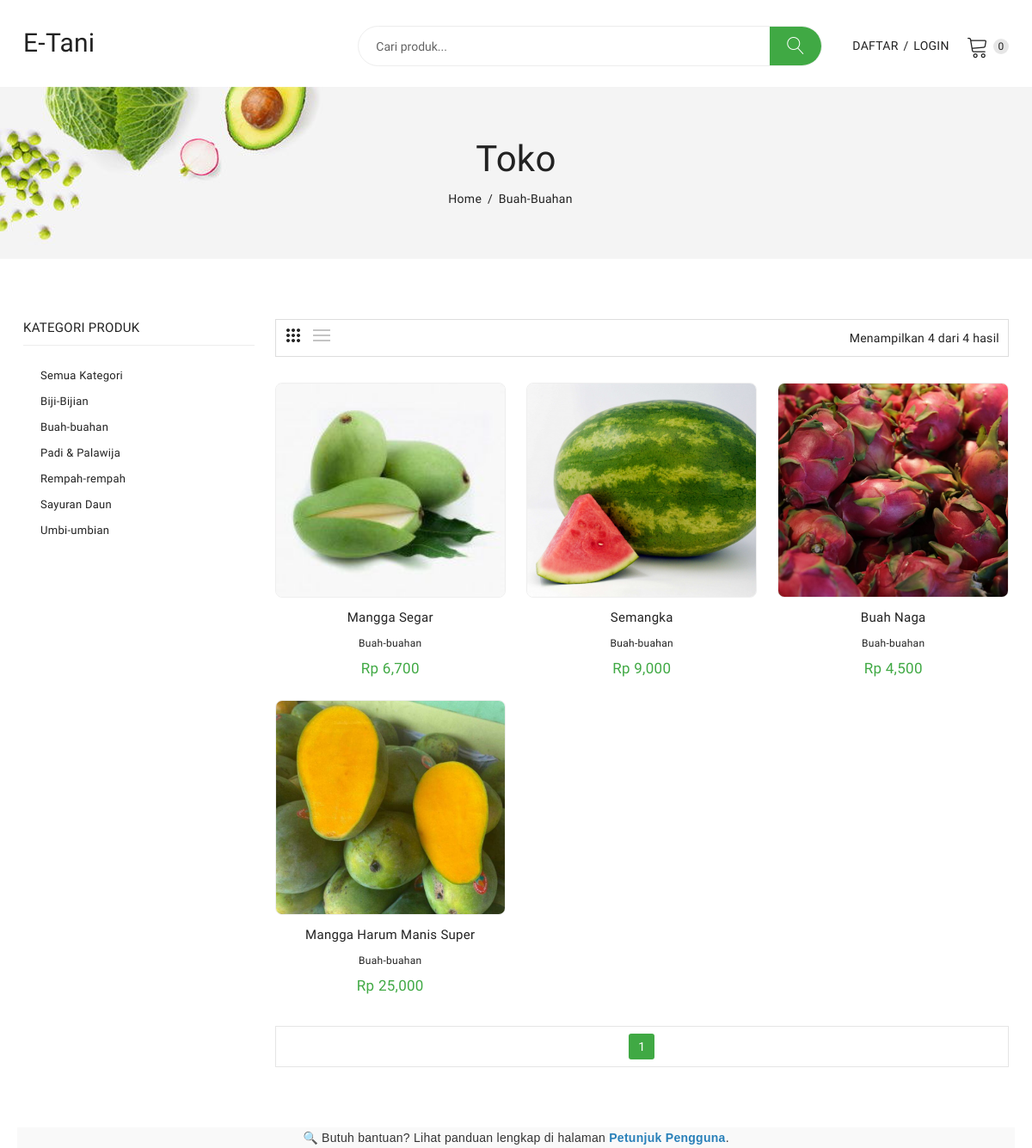
Page /index.php?kategori=2 on the committed database.
### tables this page shows
CREATE TABLE `kategori_produk` (
  `id_kategori` int(11) NOT NULL,
  `nama_kategori` varchar(100) NOT NULL
);

CREATE TABLE `produk` (
  `id_produk` int(11) NOT NULL,
  `id_petani` int(11) NOT NULL,
  `id_kategori` int(11) NOT NULL,
  `nama_produk` varchar(255) NOT NULL,
  `deskripsi` text NOT NULL,
  `harga` decimal(10,0) NOT NULL,
  `satuan` varchar(20) NOT NULL COMMENT 'Contoh: kg, ikat, buah',
  `stok` int(11) NOT NULL,
  `foto_produk` varchar(255) NOT NULL,
  `status_produk` enum('Tersedia','Habis') NOT NULL DEFAULT 'Tersedia',
  `tgl_upload` timestamp NULL DEFAULT current_timestamp(),
  `minimum_pembelian` int(11) DEFAULT 1
);

### index.php (the view, shortened to what this page needs)
<?php
include 'header.php';
$halaman_aktif = isset($_GET['halaman']) ? (int)$_GET['halaman'] : 1;
$limit = 9;
$offset = ($halaman_aktif - 1) * $limit;
$where_clause = "WHERE produk.status_produk = 'Tersedia'";
$kategori_aktif = '';
$kategori_param = '';
$search_param = '';
if (isset($_GET['kategori']) && !empty($_GET['kategori'])) {
    $id_kategori_filter = (int)$_GET['kategori'];
    $where_clause .= " AND produk.id_kategori = $id_kategori_filter";
    $kategori_param = '&kategori=' . $id_kategori_filter;
    $q_kategori = $con->query("SELECT nama_kategori FROM kategori_produk WHERE id_kategori = $id_kategori_filter");
    if ($q_kategori && $q_kategori->num_rows > 0) {
        $data_kategori = $q_kategori->fetch_assoc();
        $kategori_aktif = $data_kategori['nama_kategori'];
    }
}
$sort_option = isset($_GET['sort']) ? $_GET['sort'] : 'newness';
$sort_param = '&sort=' . $sort_option;
$order_by_clause = "ORDER BY ";
switch ($sort_option) {
    default:
        $order_by_clause .= "produk.tgl_upload DESC";
        break;
}
$query_total = "SELECT COUNT(*) AS total FROM produk $where_clause";
$result_total = $con->query($query_total);
$total_produk = $result_total->fetch_assoc()['total'];
$jumlah_halaman = ceil($total_produk / $limit);
$query_produk = "SELECT produk.*, kategori_produk.nama_kategori FROM produk JOIN kategori_produk ON produk.id_kategori = kategori_produk.id_kategori $where_clause $order_by_clause LIMIT $limit OFFSET $offset";
$ambil_produk = $con->query($query_produk);
?>
<div class="breadcrumbs_area">
    <div class="container">
        <div class="row">
            <div class="col-12">
                <div class="breadcrumb_content">
                    <h3>Toko</h3>
                    <ul>
                        <li><a href="index.php">home</a></li>
                        <li>
                            <?php
                            if (!empty($kategori_aktif)) {
                                echo $kategori_aktif;
                            } elseif (isset($_GET['q'])) {
                                echo 'Hasil Pencarian: "' . htmlspecialchars($_GET['q']) . '"';
                            } else {
                                echo "Semua Produk";
                            }
                            ?>
                        </li>
                    </ul>
                </div>
            </div>
        </div>
    </div>
</div>
<div class="shop_area shop_reverse mt-70 mb-70">
    <div class="container">
        <div class="row">
            <div class="col-lg-3 col-md-12">
                <aside class="sidebar_widget">
                    <div class="widget_inner">
                        <div class="widget_list widget_categories">
                            <h3>Kategori Produk</h3>
                            <ul>
                                <li><a href="index.php">Semua Kategori</a></li>
                                <?php
                                $ambil_kategori_sidebar = $con->query("SELECT * FROM kategori_produk ORDER BY nama_kategori ASC");
                                while ($kat = $ambil_kategori_sidebar->fetch_assoc()) {
                                ?>
                                    <li><a href="index.php?kategori=<?= $kat['id_kategori']; ?>"><?= $kat['nama_kategori']; ?></a></li>
                                <?php } ?>
                            </ul>
                        </div>
                    </div>
                </aside>
            </div>
            <div class="col-lg-9 col-md-12">
                <div class="shop_toolbar_wrapper">
                    <div class="shop_toolbar_btn">
                        <button data-role="grid_3" type="button" class="active btn-grid-3" data-toggle="tooltip" title="3"></button>
                        <button data-role="grid_list" type="button" class="btn-list" data-toggle="tooltip" title="List"></button>
                    </div>
                    <div class="page_amount">
                        <p>Menampilkan <?= $ambil_produk->num_rows ?> dari <?= $total_produk ?> hasil</p>
                    </div>
                </div>
                <div class="row shop_wrapper">
                    <?php
                    if ($ambil_produk->num_rows > 0) {
                        while ($produk = $ambil_produk->fetch_assoc()) {
                    ?>
                            <div class="col-lg-4 col-md-4 col-sm-6 col-12 ">
                                <div class="single_product">
                                    <div class="product_thumb">
                                        <a class="primary_img" href="detail_produk.php?id=<?= $produk['id_produk']; ?>">
                                            <img class="gambar-produk-seragam" src="admin/images/produk/<?= $produk['foto_produk']; ?>" alt="Foto Produk <?= $produk['nama_produk']; ?>">
                                        </a>
                                    </div>
                                    <div class="product_content grid_content">
                                        <h4 class="product_name"><a href="detail_produk.php?id=<?= $produk['id_produk']; ?>"><?= htmlspecialchars($produk['nama_produk']); ?></a></h4>
                                        <p><a href="index.php?kategori=<?= $produk['id_kategori']; ?>"><?= $produk['nama_kategori']; ?></a></p>
                                        <div class="price_box">
                                            <span class="current_price">Rp <?= number_format($produk['harga']); ?></span>
                                        </div>
                                    </div>
                                </div>
                            </div>
                    <?php
                        }
                    } else {
                        echo "<div class='col-12'><div class='alert alert-warning text-center'>Produk tidak ditemukan.</div></div>";
                    }
                    ?>
                </div>
                <div class="shop_toolbar t_bottom">
                    <div class="pagination">
                        <ul>
                            <?php for ($i = 1; $i <= $jumlah_halaman; $i++) : ?>
                                <li class="<?= ($i == $halaman_aktif) ? 'current' : '' ?>">
                                    <a href="index.php?halaman=<?= $i; ?><?= $kategori_param ?><?= $sort_param ?><?= $search_param ?>"><?= $i; ?></a>
                                </li>
                            <?php endfor; ?>
                        </ul>
                    </div>
                </div>
            </div>
        </div>
    </div>
</div>
<div class="tutorial">
    <p>🔍 Butuh bantuan? Lihat panduan lengkap di halaman
        <a href="tutorial.php" class="tutorial-link">Petunjuk Pengguna</a>.
    </p>
</div>
<?php
include 'footer.php';
?>

### header.php (style rules this page uses)
.gambar-produk-seragam { width: 100%; height: 250px; object-fit: cover; border: 1px solid #eee; border-radius: 8px; }

### rows in the picture
kategori_produk: nama_kategori "Buah-Buahan", nama_kategori "Buah-buahan"
kategori_produk: nama_kategori "Biji-Bijian"
kategori_produk: nama_kategori "Padi & Palawija"
kategori_produk: nama_kategori "Rempah-rempah"
kategori_produk: nama_kategori "Sayuran Daun"
kategori_produk: nama_kategori "Umbi-umbian"
produk: foto_produk (picture), nama_produk "Mangga Segar", id_kategori.nama_kategori "Buah-buahan", harga "6,700"
produk: foto_produk (picture), nama_produk "Semangka", id_kategori.nama_kategori "Buah-buahan", harga "9,000"
produk: foto_produk (picture), nama_produk "Buah Naga", id_kategori.nama_kategori "Buah-buahan", harga "4,500"
produk: foto_produk (picture), nama_produk "Mangga Harum Manis Super", id_kategori.nama_kategori "Buah-buahan", harga "25,000"

### other values in the picture
$ambil_produk->num_rows "4"
$total_produk "4"
